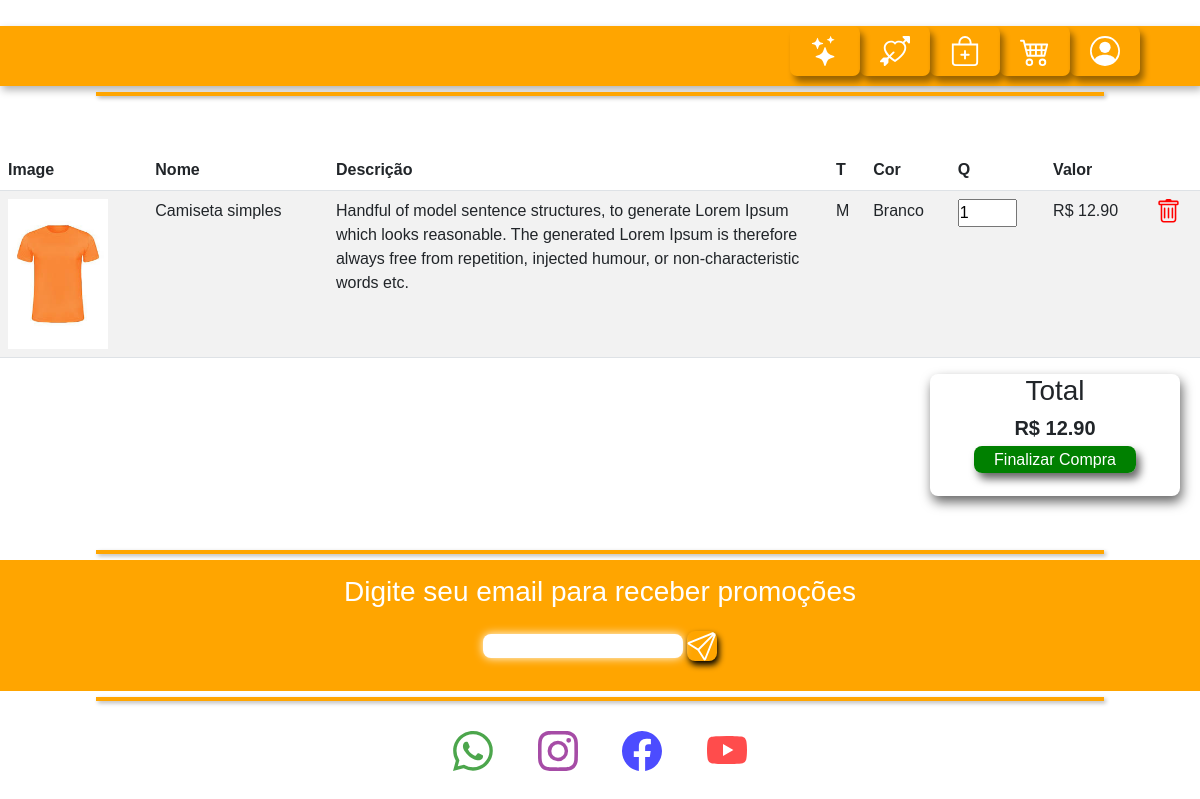
The page /sacola (signed in) on the database its author committed.
### cadastro/models.py (models this page shows)
class Pedido(models.Model):
    user = models.ForeignKey(get_user_model(), on_delete=models.CASCADE)
    tamanho = models.ForeignKey(Tamanho, on_delete=models.CASCADE)
    cor = models.ForeignKey(Cor, on_delete=models.CASCADE)
    produto = models.ForeignKey(Produto, on_delete=models.CASCADE)

### projetoecommerce/models.py (models this page shows)
class Produto(models.Model):
    image = models.ImageField(upload_to='imagens/')
    nome = models.CharField(max_length=255)
    promocao = models.CharField(max_length=50)
    descricao = models.TextField()
    especiais = models.BooleanField()
    grupoTamanho = models.IntegerField()
    valor = models.DecimalField(max_digits=6, decimal_places=2)
    estoque = models.IntegerField()
    valoranterior = models.CharField(max_length=255, null=True)
    def __str__(self):
       return self.nome

class Tamanho(models.Model):
    tamanho = models.CharField(max_length=255)
    grupo = models.IntegerField()
    def __str__(self):
        return self.tamanho

class Cor(models.Model):
    cor = models.CharField(max_length=255)
    def __str__(self):
        return self.cor

### projetoecommerce/views.py (the view)
# urls.py: path('sacola', views.viewSacola, name='sacola'),
@login_required
def viewSacola(request):
    pedidoUm = Pedido.objects.all().filter(user=request.user)
    total = 0
    for p in pedidoUm:
        produto = Produto.objects.all().filter(nome=p.produto)
        for v in produto:
            total += v.valor
    pedido = Pedido.objects.all().filter(user=request.user)
    produto = Produto.objects.all()
    return render(request, 'paginas/sacola.html', {'produto':produto, 'pedido':pedido, 'total': total})

### projetoecommerce/templates/paginas/sacola.html (shortened to what this page needs)
{% extends 'base.html' %}
{% block content %}
    <div class="row">
        <div class="col-lg-12 col-md-12 col-sm-12">
            <br><br>
            <table class="table table-striped table-hover">
                <thead>
                    <tr>
                        <th scope="col">Image</th>
                        <th scope="col">Nome</th>
                        <th scope="col">Descrição</th>
                        <th scope="col">T</th>
                        <th scope="col">Cor</th>
                        <th scope="col">Q</th>
                        <th scope="col">Valor</th>
                        <th scope="col"></th>
                    </tr>
                </thead>
                <tbody>
{% for p in produto %}
    {% for d in pedido %}
        {% if d.produto == p %}
                    <tr>
                        <td><img width="100px"
                                src="{{ p.image.url }}">
                        </td>
                        <td>{{ p.nome }}</td>
                        <td style='width: 500px;'>{{ p.descricao }}</td>
                        <td>{{ d.tamanho }}</td>
                        <td>{{ d.cor }}</td>
                        <td><input type='number' min='1' max='10' value='1'></td>
                        <td>R$ {{ p.valor }}</td>
                        <td>
                        <a href='{% url "delPedido" d.id %}'>
                        </a>
                        </td>
                    </tr>
        {% endif %}
        {% endfor %}
{% endfor %}
                </tbody>
            </table>
        </div>
        <div class="col-lg-12 col-md-12 col-sm-12">
            <div class="listRight">
                <div class>
                    <h3>Total</h3>
                    <h5><b>R$ {{ total }}</b></h5>
                </div>
                <a class="btnFinal">Finalizar Compra</a>
                <br><br>
            </div>
        </div>
    </div>
    <br><br>
{% endblock %}

### templates/static/css/propriedades.css (style rules this page uses)
* { padding: 0; margin: 0; font-family: sans-serif; }
body { overflow-x: hidden; }

### templates/static/css/lista.css (style rules this page uses)
.listRight { float: right; box-shadow: 2px 6px 12px rgba(0,0,0,.6); width: 250px; text-align: center; border-radius: 8px; margin-right: 20px; }
.btnFinal { width: 180px; background-color: green; color:white; padding: 5px 20px; border-radius: 8px; box-shadow: 4px 6px 8px rgba(0,0,0,.6); text-decoration: none; }

### rows shown on the page
Produto: nome "Camiseta simples", descricao "Handful of model sentence structures, to generate Lorem Ipsum which looks reasonable. The generated Lorem Ipsum is therefore always free from repetition, injected humour, or non-characteristic words etc.", valor "12.90"
Pedido: image (picture), tamanho "M", cor "Branco"

### other values the page prints
{{ total }} "12.90"
